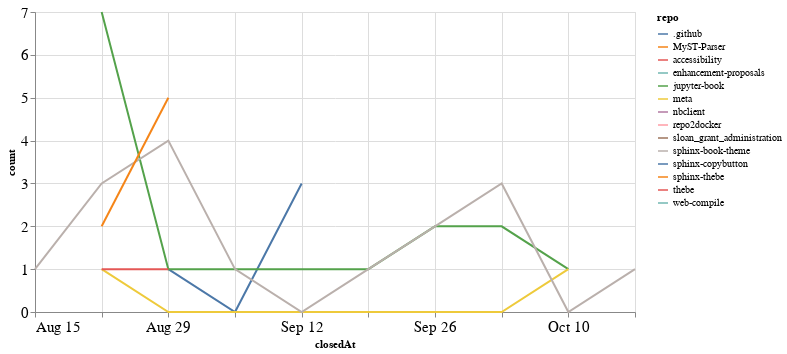

Notebook code for this chart:
### Code cell
closed_by_time = closed_by.groupby('repo').resample('W', on='closedAt').count()['author'].reset_index()
closed_by_time = closed_by_time.rename(columns={'author': 'count'})

alt.Chart(closed_by_time, width=600).mark_line().encode(
    x='closedAt',
    y='count',
    color='repo',
    tooltip="repo"
)

### Figure 1 — Vega-Lite specification as saved in the notebook (floating-point values rounded to 4 significant figures)
{"config": {"axisLeft": {"labelFontSize": 15}, "axisBottom": {"labelFontSize": 15}}, "data": {"name": "data-c0d0222929a40286cdbe04d7f483044b"}, "mark": "line", "encoding": {"color": {"type": "nominal", "field": "repo"}, "tooltip": {"type": "nominal", "field": "repo"}, "x": {"type": "temporal", "field": "closedAt"}, "y": {"type": "quantitative", "field": "count"}}, "width": 600, "$schema": "https://vega.github.io/schema/vega-lite/v4.8.1.json", "datasets": {"data-c0d0222929a40286cdbe04d7f483044b": [{"repo": ".github", "closedAt": "2021-08-29T00:00:00", "count": 1}, {"repo": ".github", "closedAt": "2021-09-05T00:00:00", "count": 0}, {"repo": ".github", "closedAt": "2021-09-12T00:00:00", "count": 3}, {"repo": "MyST-Parser", "closedAt": "2021-09-26T00:00:00", "count": 1}, {"repo": "accessibility", "closedAt": "2021-08-29T00:00:00", "count": 2}, {"repo": "enhancement-proposals", "closedAt": "2021-10-10T00:00:00", "count": 1}, {"repo": "jupyter-book", "closedAt": "2021-08-22T00:00:00", "count": 7}, {"repo": "jupyter-book", "closedAt": "2021-08-29T00:00:00", "count": 1}, {"repo": "jupyter-book", "closedAt": "2021-09-05T00:00:00", "count": 1}, {"repo": "jupyter-book", "closedAt": "2021-09-12T00:00:00", "count": 1}, {"repo": "jupyter-book", "closedAt": "2021-09-19T00:00:00", "count": 1}, {"repo": "jupyter-book", "closedAt": "2021-09-26T00:00:00", "count": 2}, {"repo": "jupyter-book", "closedAt": "2021-10-03T00:00:00", "count": 2}, {"repo": "jupyter-book", "closedAt": "2021-10-10T00:00:00", "count": 1}, {"repo": "meta", "closedAt": "2021-08-22T00:00:00", "count": 1}, {"repo": "meta", "closedAt": "2021-08-29T00:00:00", "count": 0}, {"repo": "meta", "closedAt": "2021-09-05T00:00:00", "count": 0}, {"repo": "meta", "closedAt": "2021-09-12T00:00:00", "count": 0}, {"repo": "meta", "closedAt": "2021-09-19T00:00:00", "count": 0}, {"repo": "meta", "closedAt": "2021-09-26T00:00:00", "count": 0}, {"repo": "meta", "closedAt": "2021-10-03T00:00:00", "count": 0}, {"repo": "meta", "closedAt": "2021-10-10T00:00:00", "count": 1}, {"repo": "nbclient", "closedAt": "2021-09-19T00:00:00", "count": 1}, {"repo": "repo2docker", "closedAt": "2021-09-19T00:00:00", "count": 1}, {"repo": "sloan_grant_administration", "closedAt": "2021-10-10T00:00:00", "count": 1}, {"repo": "sphinx-book-theme", "closedAt": "2021-08-15T00:00:00", "count": 1}, {"repo": "sphinx-book-theme", "closedAt": "2021-08-22T00:00:00", "count": 3}, {"repo": "sphinx-book-theme", "closedAt": "2021-08-29T00:00:00", "count": 4}, {"repo": "sphinx-book-theme", "closedAt": "2021-09-05T00:00:00", "count": 1}, {"repo": "sphinx-book-theme", "closedAt": "2021-09-12T00:00:00", "count": 0}, {"repo": "sphinx-book-theme", "closedAt": "2021-09-19T00:00:00", "count": 1}, {"repo": "sphinx-book-theme", "closedAt": "2021-09-26T00:00:00", "count": 2}, {"repo": "sphinx-book-theme", "closedAt": "2021-10-03T00:00:00", "count": 3}, {"repo": "sphinx-book-theme", "closedAt": "2021-10-10T00:00:00", "count": 0}, {"repo": "sphinx-book-theme", "closedAt": "2021-10-17T00:00:00", "count": 1}, {"repo": "sphinx-copybutton", "closedAt": "2021-10-17T00:00:00", "count": 1}, {"repo": "sphinx-thebe", "closedAt": "2021-08-22T00:00:00", "count": 2}, {"repo": "sphinx-thebe", "closedAt": "2021-08-29T00:00:00", "count": 5}, {"repo": "thebe", "closedAt": "2021-08-22T00:00:00", "count": 1}, {"repo": "thebe", "closedAt": "2021-08-29T00:00:00", "count": 1}, {"repo": "web-compile", "closedAt": "2021-09-26T00:00:00", "count": 1}]}}
